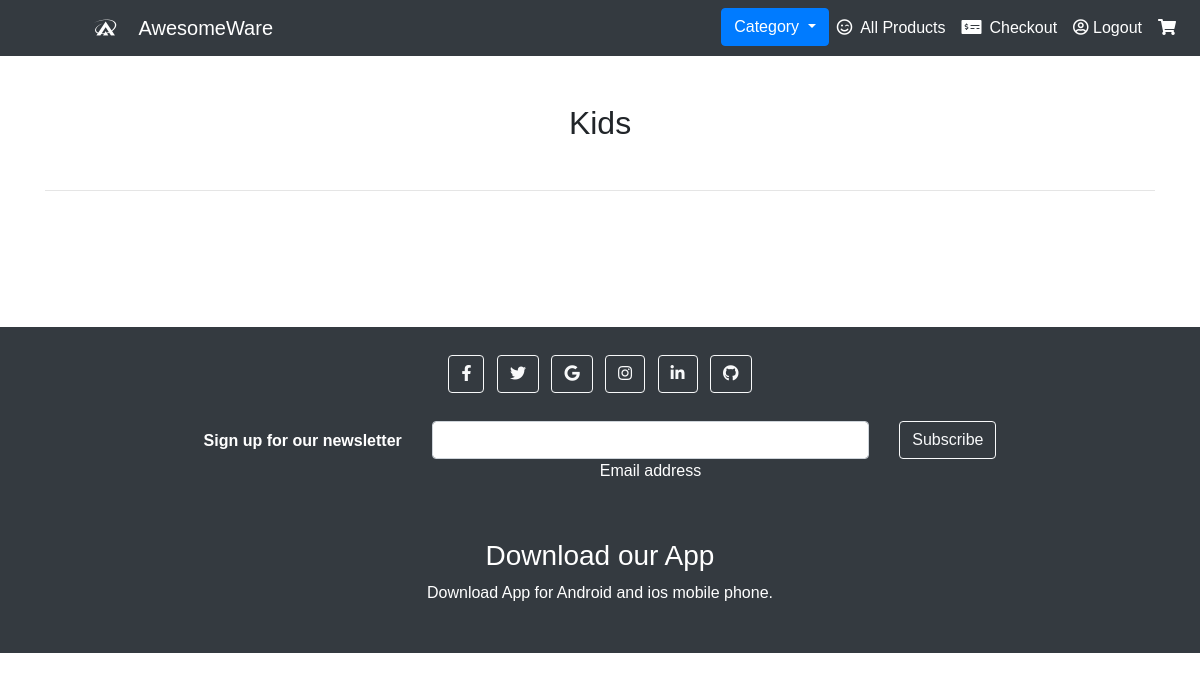
Before: /kids.php with the older database file.
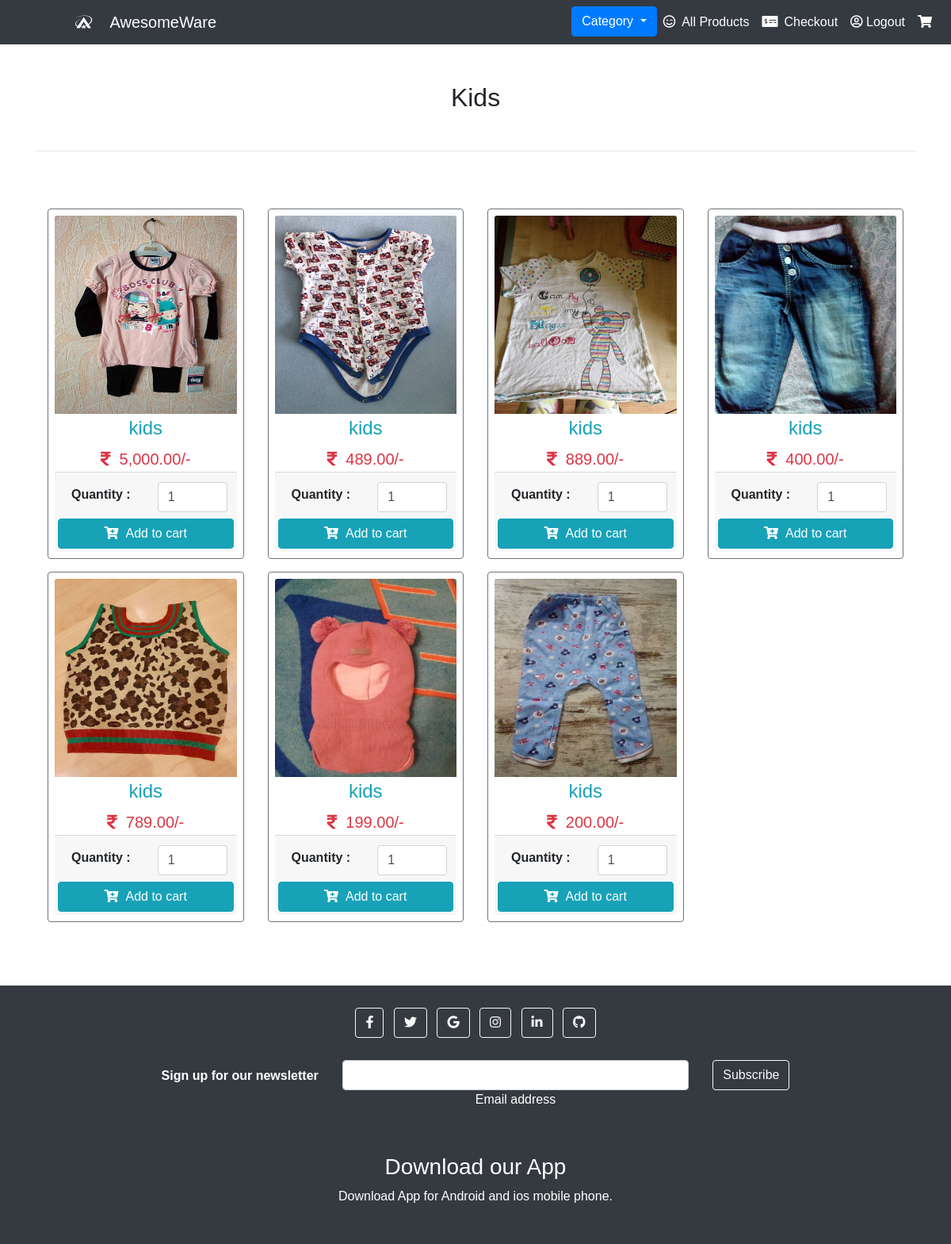
After: the same page with the newer database file.
### tables this page shows
CREATE TABLE `product` (
  `id` int(11) NOT NULL,
  `product_name` varchar(255) NOT NULL,
  `product_price` varchar(100) NOT NULL,
  `product_qty` int(11) NOT NULL DEFAULT 1,
  `product_image` varchar(255) NOT NULL,
  `product_code` varchar(50) NOT NULL
);

### kids.php (the view, shortened to what this page needs)
<!DOCTYPE html>
<html lang="en">
<head>
    <link rel='stylesheet' href='https://cdnjs.cloudflare.com/ajax/libs/twitter-bootstrap/4.5.2/css/bootstrap.min.css' />
    <link rel='stylesheet' href='https://cdnjs.cloudflare.com/ajax/libs/font-awesome/5.9.0/css/all.min.css' />
    <link rel="stylesheet" href="style.css">
</head>
</head>
<body>
  <nav class="navbar navbar-expand-md bg-dark navbar-dark">
  <a class="navbar-brand" href="index.php">&nbsp;&nbsp; &nbsp; &nbsp; &nbsp; &nbsp; &nbsp; &nbsp;<i class="fab fa-asymmetrik"></i> &nbsp; &nbsp;AwesomeWare</a>
    <div class="collapse navbar-collapse" id="collapsibleNavbar">
      <ul class="navbar-nav ml-auto">
      <div class="dropdown">
  <button class="btn btn-primary dropdown-toggle" type="button" id="dropdownMenuButton" data-toggle="dropdown" aria-haspopup="true" aria-expanded="false"> Category  </button>
</div>
        <li class="nav-item">
          <a class="nav-link active" href="index.php"><i class="far fa-smile-wink"></i>&nbsp; All Products</a>
        </li>
        <li class="nav-item">
          <a class="nav-link active" href="checkout.php"><i class="fas fa-money-check-alt mr-2"></i>Checkout</a>
        </li>
        <li class="nav-item">
          <a class="nav-link active" href="auth/logout.php"><i class="far fa-user-circle"></i> Logout </a>
        </li>
        <li class="nav-item">
          <a class="nav-link active" href="cart.php"><i class="fas fa-shopping-cart"></i> <span id="cart-item" class="badge badge-danger"></span></a>
        </li>
      </ul>
    </div>
  </nav>
  <div class="container py-5">
        <h2 class="text-center">Kids</h2><br>
<hr><br><br>
  <div class="container">
    <div class="row mt-2 pb-3">
      <?php
        include 'config.php';
        $stmt = $conn->prepare('SELECT * FROM product where product_name="kids"');
        $stmt->execute();
        $result = $stmt->get_result();
        while ($row = $result->fetch_assoc()):
      ?>
      <div class="col-sm-6 col-md-4 col-lg-3 mb-2">
        <div class="card-deck">
          <div class="card p-2 border-secondary mb-2">
          <img src="<?= $row['product_image'] ?>" class="card-img-top" height="250">
            <div class="card-body p-1">
              <h4 class="card-title text-center text-info"><?= $row['product_name'] ?></h4>
              <h5 class="card-text text-center text-danger"><i class="fas fa-rupee-sign"></i>&nbsp;&nbsp;<?= number_format($row['product_price'],2) ?>/-</h5>
            </div>
            <div class="card-footer p-1">
              <form action="" class="form-submit">
                <div class="row p-2">
                  <div class="col-md-6 py-1 pl-4">
                    <b>Quantity : </b>
                  </div>
                  <div class="col-md-6">
                    <input type="number" class="form-control pqty" value="<?= $row['product_qty'] ?>">
                  </div>
                </div>
                <button class="btn btn-info btn-block addItemBtn"><i class="fas fa-cart-plus"></i>&nbsp;&nbsp;Add to
                  cart</button>
              </form>
            </div>
          </div>
        </div>
      </div>
      <?php endwhile; ?>
    </div>
  </div>
</div>
    <?php include('footer.php');?>
    </body>
    </html>

Changed rows visible on the page:
added product: product_image (picture), product_name "kids", product_price "5,000.00", product_qty "1"
added product: product_image (picture), product_name "kids", product_price "489.00", product_qty "1"
added product: product_image (picture), product_name "kids", product_price "889.00", product_qty "1"
added product: product_image (picture), product_name "kids", product_price "400.00", product_qty "1"
added product: product_image (picture), product_name "kids", product_price "789.00", product_qty "1"
added product: product_image (picture), product_name "kids", product_price "199.00", product_qty "1"
added product: product_image (picture), product_name "kids", product_price "200.00", product_qty "1"
